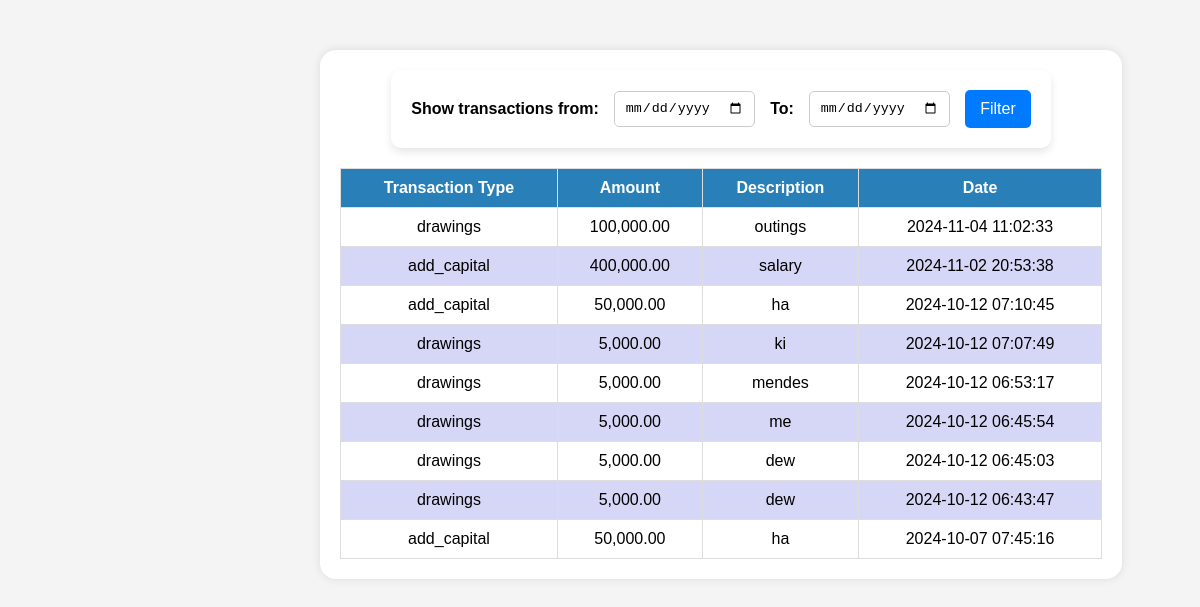
Before: /view-transactions.php with the older database file.
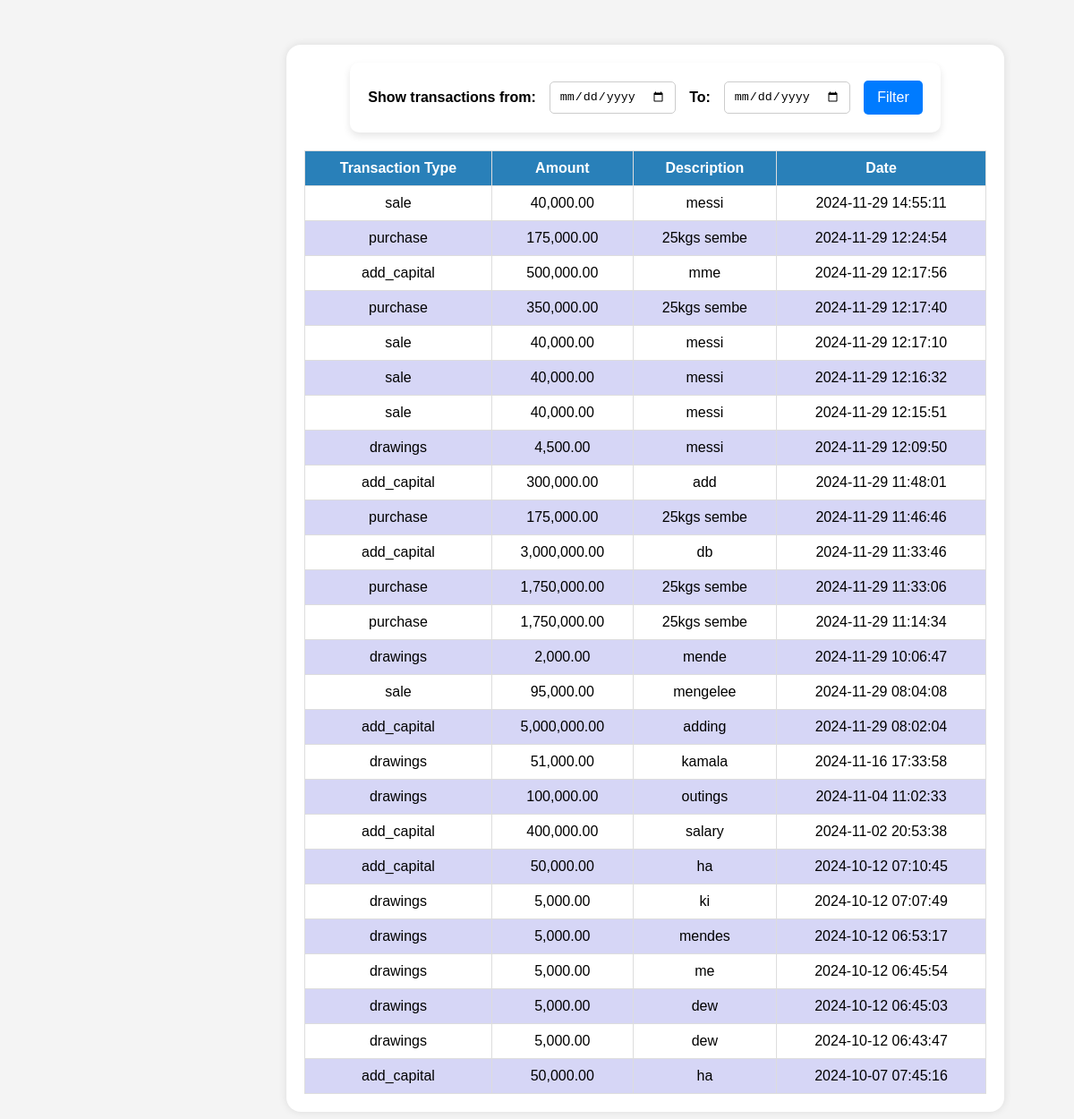
After: the same page with the newer database file.
### tables this page shows
CREATE TABLE `transactions` (
  `transaction_id` int(11) NOT NULL,
  `company_id` int(11) DEFAULT NULL,
  `created_by` int(11) DEFAULT NULL,
  `transaction_type` varchar(50) NOT NULL,
  `amount` decimal(10,2) NOT NULL,
  `description` text NOT NULL,
  `date_made` timestamp NOT NULL DEFAULT current_timestamp()
);

### view-transactions.php (the view, shortened to what this page needs)
<?php
include('db_connection.php');
$whereClause = "";
$transactions_query = "SELECT * FROM transactions $whereClause ORDER BY date_made DESC";
$result = $conn->query($transactions_query);
?>
<!DOCTYPE html>
<html lang="en">
<head>
    <link rel="stylesheet" href="css/view-transactions.css">
</head>
<body>
    <div class="content">
        <div class="filter-container">
            <form action="view-transactions.php" method="POST">
                <label for="from_date">Show transactions from:</label>
                <input type="date" id="from_date" name="from_date" required>
                <label for="to_date">To:</label>
                <input type="date" id="to_date" name="to_date" required>
                <button type="submit" class="btn-filter">Filter</button>
            </form>
        </div>
        <div class="container">
            <table border="1" class="table-style">
                <thead>
                    <tr>
                        <th>Transaction Type</th>
                        <th>Amount</th>
                        <th>Description</th>
                        <th>Date</th>
                    </tr>
                </thead>
                <tbody>
                    <?php if ($result->num_rows > 0): ?>
                        <?php while($row = $result->fetch_assoc()): ?>
                            <tr>
                                <td><?= $row['transaction_type']; ?></td>
                                <td><?= number_format($row['amount'], 2); ?></td>
                                <td><?= $row['description']; ?></td>
                                <td><?= $row['date_made']; ?></td>
                            </tr>
                        <?php endwhile; ?>
                    <?php else: ?>
                        <tr>
                            <td colspan="4">No transactions found in the selected date range.</td>
                        </tr>
                    <?php endif; ?>
                </tbody>
            </table>
        </div>
    </div>
</body>
</html>

### css/view-transactions.css (style rules this page uses)
body { font-family: Arial, sans-serif; background-color: #f4f4f4; margin-left: 250px; }
.content { margin: 50px 70px 70px 70px; background-color: #fff; padding: 20px; box-shadow: 0px 0px 10px rgba(0, 0, 0, 0.1); border-radius: 1em; }
.table-style { width: 100%; border-collapse: collapse; margin-top: 20px; }
.table-style th, .table-style td { padding: 10px; text-align: center; border: 1px solid #ddd; }
.table-style th { background-color: #2980b9; color: white; }
.table-style tr:nth-child(even) { background-color: #d6d6f6; }
.filter-container { display: flex; justify-content: center; margin-bottom: 20px; }
.filter-container form { display: flex; align-items: center; gap: 15px; background-color: #fff; padding: 20px; border-radius: 10px; box-shadow: 0 4px 8px rgba(0, 0, 0, 0.1); }
.filter-container label { font-weight: bold; }
input[type="date"] { padding: 8px 10px; border: 1px solid #ccc; border-radius: 5px; }
.btn-filter { display: flex; align-items: center; background-color: #007bff; color: white; padding: 10px 15px; border: none; border-radius: 5px; cursor: pointer; font-size: 16px; }

Changed rows visible on the page:
added transactions: transaction_type "sale", amount "40,000.00", description "messi", date_made "2024-11-29 14:55:11"
added transactions: transaction_type "purchase", amount "175,000.00", description "25kgs sembe", date_made "2024-11-29 12:24:54"
added transactions: transaction_type "add_capital", amount "500,000.00", description "mme", date_made "2024-11-29 12:17:56"
added transactions: transaction_type "purchase", amount "350,000.00", description "25kgs sembe", date_made "2024-11-29 12:17:40"
added transactions: transaction_type "sale", amount "40,000.00", description "messi", date_made "2024-11-29 12:17:10"
added transactions: transaction_type "sale", amount "40,000.00", description "messi", date_made "2024-11-29 12:16:32"
added transactions: transaction_type "sale", amount "40,000.00", description "messi", date_made "2024-11-29 12:15:51"
added transactions: transaction_type "drawings", amount "4,500.00", description "messi", date_made "2024-11-29 12:09:50"
added transactions: transaction_type "add_capital", amount "300,000.00", description "add", date_made "2024-11-29 11:48:01"
added transactions: transaction_type "purchase", amount "175,000.00", description "25kgs sembe", date_made "2024-11-29 11:46:46"
added transactions: transaction_type "add_capital", amount "3,000,000.00", description "db", date_made "2024-11-29 11:33:46"
added transactions: transaction_type "purchase", amount "1,750,000.00", description "25kgs sembe", date_made "2024-11-29 11:33:06"
added transactions: transaction_type "purchase", amount "1,750,000.00", description "25kgs sembe", date_made "2024-11-29 11:14:34"
added transactions: transaction_type "drawings", amount "2,000.00", description "mende", date_made "2024-11-29 10:06:47"
added transactions: transaction_type "sale", amount "95,000.00", description "mengelee", date_made "2024-11-29 08:04:08"
added transactions: transaction_type "add_capital", amount "5,000,000.00", description "adding", date_made "2024-11-29 08:02:04"
added transactions: transaction_type "drawings", amount "51,000.00", description "kamala", date_made "2024-11-16 17:33:58"
